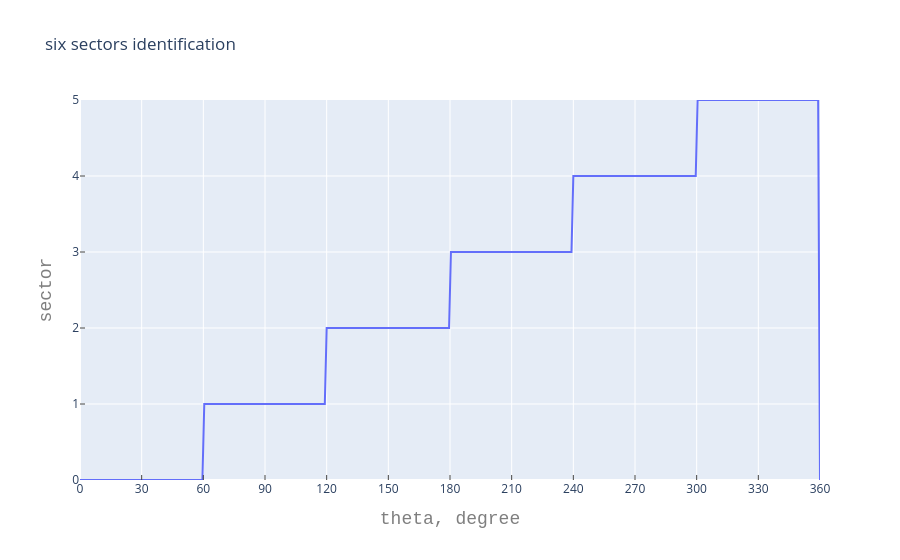

Notebook source saved alongside this figure:
### Markdown cell above
The sector 1 is defined from $0\degree$ to $30\degree$. Using ta, tb, tc:

| sector | 1     | 2     | 3     | 4     | 5     | 6     | 7     | 8     | 9     | 10    | 11    | 12    |
|--------|-------|-------|-------|-------|-------|-------|-------|-------|-------|-------|-------|-------|
| ta     | +     | +     | +     | +     | +     | +     | -     | -     | -     | -     | -     | -     |
| tb     | -     | -     | -     | -     | +     | +     | +     | +     | +     | +     | -     | -     |
| tc     | +     | +     | -     | -     | -     | -     | -     | -     | +     | +     | +     | +     |
|        | ta<tc | ta>tc | tb<tc | tb>tc | ta>tb | ta<tb | ta>tc | ta<tc | tb>tc | tb<tc | ta<tb | ta>tb |

Using va, vb, vc:
| sector |   1   |   2   |   3   |   4   |   5   |   6   | 7     | 8     | 9     | 10    | 11    | 12    |
|:------:|:-----:|:-----:|:-----:|:-----:|:-----:|:-----:|-------|-------|-------|-------|-------|-------|
| va     | +     | +     | +     | -     | -     | -     | -     | -     | -     | +     | +     | +     |
| vb     | -     | +     | +     | +     | +     | +     | +     | -     | -     | -     | -     | -     |
| vc     | -     | -     | -     | -     | -     | +     | +     | +     | +     | +     | +     | -     |
|        | vb>vc | va>vb | va<vb | va>vc | va<vc | vb>vc | vb<vc | vb>va | vb<va | vc>va | vc<va | vb<vc |

### Code cell
def modu_six_sector(VAB):
    '''Identify the 6 sectors
        0° to 60°:    sector 0
        60° to 120°:  sector 1
        120° to 180°: sector 2
        180° to 240°: sector 3
        240° to 300°: sector 4
        300° to 360°: sector 5
    Arguments : VAB - list of Valpha, Vbeta
    Returns : sector - list of sector location
    '''
    [ta,tb,tc] = tabc(VAB)
    if ta > 0:
        if tc > 0:
            sector = 0
        else:
            if tb < 0:
                sector = 1
            else:
                sector = 2
    else:
        if tc < 0:
            sector = 3
        else:
            if tb > 0:
                sector = 4
            else:
                sector = 5
    return sector

if 1:
    six_sec_scatter = []
    six_sec_scatter.append(
        go.Scatter(
            x = theta_degree, # assign x as the dataframe column 'x'
            y = list(map(modu_six_sector, np.transpose(VAB))),
            name = ''
        )
    )

    layout = go.Layout(
        title='six sectors identification',
        xaxis=dict( title=dict(text='theta, degree', font=dict( family='Courier New, monospace', size=18, color='#7f7f7f' )),
            range=[0, theta_degree], tickmode = 'linear', ticks='inside', dtick = 30 ),
        yaxis=dict( title=dict(text='sector', font=dict( family='Courier New, monospace', size=18, color='#7f7f7f' )),
            range=[0, 5], ticks = 'inside' )
    )
    fig = go.Figure(data = six_sec_scatter, layout = layout)
    fig.show()

### Figure 1 — Plotly figure (JSON) as saved in the notebook; plotly's stock layout.template omitted (floating-point values rounded to 4 significant figures; data arrays with more than 128 entries replaced by an {"elided": "..."} marker saying what was removed)
{"data": [{"name": "", "type": "scatter", "x": {"elided": "400 float values"}, "y": {"elided": "400 int values"}}], "layout": {"title": {"text": "six sectors identification"}, "xaxis": {"dtick": 30, "range": [0, {"elided": "400 float values"}], "tickmode": "linear", "ticks": "inside", "title": {"font": {"color": "#7f7f7f", "family": "Courier New, monospace", "size": 18}, "text": "theta, degree"}}, "yaxis": {"range": [0, 5], "ticks": "inside", "title": {"font": {"color": "#7f7f7f", "family": "Courier New, monospace", "size": 18}, "text": "sector"}}}}
